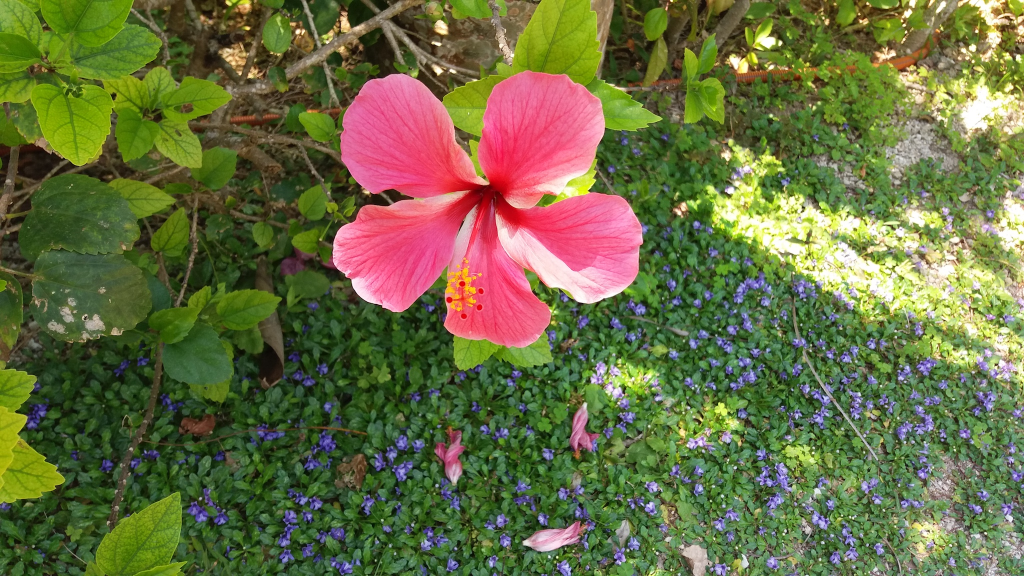
#> input picture 3 OpenCV와 머신러닝 - 이미지, 동영상/flower.jpg, 2048 x 1152 px (shown at 1/2 size)
$ jupyter execute '윤곽 검출 - 엽서의 우편번호 인식하기.ipynb'
#> lines starting #> are read from the running program, lines starting #| are printed output that depends on the picture; after the words box and inside, x2 and y2 are one past the last pixel; in counts of white or black regions, pixels touching at a corner belong together
[cell 1]
import cv2
import matplotlib.pyplot as plt

[cell 2]
# 이미지 읽어들이고 크기 변경
img = cv2.imread("flower.jpg")
#> img is the input picture: shape (1152, 2048, 3); mean B, G, R 66.5, 109.1, 105.6
img = cv2.resize(img, (300, 169))
#> img: shape (169, 300, 3)

[cell 3]
# 색공간 변경하기
gray = cv2.cvtColor(img, cv2.COLOR_BGR2GRAY)
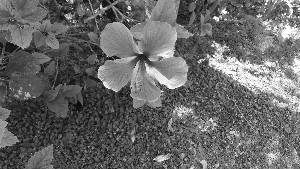
#> gray: shape (169, 300); min 5, max 255, mean 103.1
gray2 = cv2.GaussianBlur(gray, (7,7), 0)
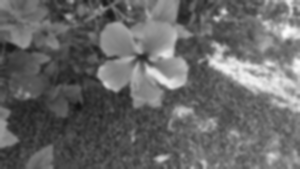
#> gray2: shape (169, 300); min 17, max 252, mean 103.1
im2 = cv2.threshold(gray2, 140, 240, cv2.THRESH_BINARY_INV)[1]
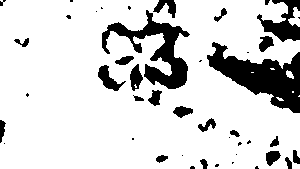
#> im2: shape (169, 300); values 0 (black) and 240 (white), 83.6% white; 44 black regions (22 under 20 px)

[cell 4]
# 화면 왼쪽에 변환한 이미지 출력하기
plt.subplot(1,2,1)
plt.imshow(im2, cmap="gray")

[cell 5]
# 윤곽 검출하기
cnts = cv2.findContours(im2, cv2.RETR_LIST, cv2.CHAIN_APPROX_SIMPLE)[0]
#> cnts = 41 contours, 22 with area under 20; largest, box (x1, y1, x2, y2) and area: (0, 0, 300, 169) 45512, (101, 9, 191, 90) 2473, (97, 64, 127, 92) 338, (129, 63, 144, 92) 250, (258, 35, 275, 53) 180

[cell 6]
# 검출한 윤곽 그리기
for pt in cnts:
    x, y , w, h = cv2.boundingRect(pt)
    # 너무 크거나 작은 부분 제거하기
    if w < 30 or w > 200: continue
    print(x,y,w,h) #결과출력
    cv2.rectangle(img, (x,y), (x+w,y+h), (0, 255, 0), 2)
#> this loop made 41 passes
#> (x, y, w, h) on passes 1, 2, 4, 6, 8, 9, 10, 12, 13, 14, 15, 16: (214, 163, 6, 5), (231, 161, 4, 4), (155, 154, 14, 10), (265, 150, 17, 17), (237, 141, 6, 6), (246, 139, 6, 6), (131, 137, 4, 4), (269, 135, 11, 13), (229, 129, 12, 9), (197, 117, 20, 16), (172, 105, 22, 14), (276, 97, 8, 4)
#> (pt, x, y, w, h) on passes 3, 5, 7, 11, 18, 19: ([[181, 155], [182, 154], [183, 155], [182, 156]], 181, 154, 3, 3), ([[235, 154], [236, 153], [237, 154], [236, 155]], 235, 153, 3, 3), ([[3, 143], [4, 142], [5, 143], [4, 144]], 3, 142, 3, 3), ([[228, 137], [229, 136], [230, 137], [229, 138]], 228, 136, 3, 3), ([[299, 95], [298, 96], [299, 96]], 298, 95, 2, 2), ([[132, 95], [133, 94], [134, 95], [133, 96]], 132, 94, 3, 3)
#| 97 64 30 28
#| 101 9 90 81
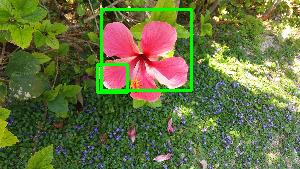
#> img: shape (169, 300, 3); mean B, G, R 64.6, 113.2, 102.4

[cell 7]
# 화면 오른쪽에 결과 출력하기
plt.subplot(1,2,2)
plt.imshow(cv2.cvtColor(img, cv2.COLOR_BGR2RGB))
plt.savefig("find_contours.png", dpi=200)
plt.show()

# 엽서에서 우편번호 검출하기

[cell 8]
import cv2
import matplotlib.pyplot as plt

[cell 9]
# 엽서 이미지에서 우편번호를 추출하는 함수
def detect_zipno(fname):
    #이미지 읽어들이기
#> called with fname = 'hagaki1.png'
    img = cv2.imread(fname)
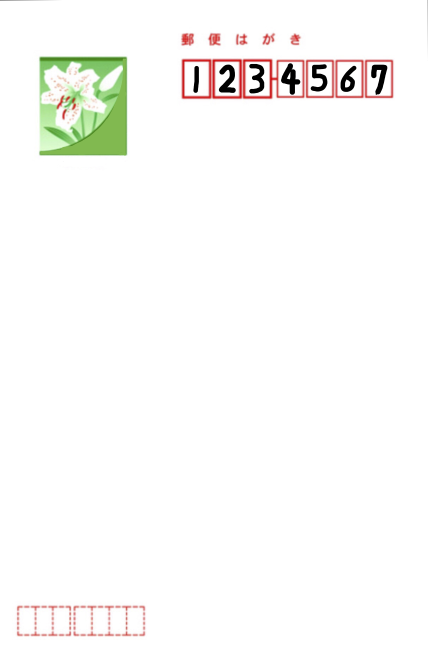
#> input picture 3 OpenCV와 머신러닝 - 이미지, 동영상/hagaki1.png, 856 x 1327 px (shown at 1/2 size)
#> img is the input picture: shape (1327, 856, 3); mean B, G, R 248.2, 250.1, 250.5
    #이미지 크기 구하기
    h, w = img.shape[:2]
#> h = 1327; w = 856
    #이미지의 오른쪽 윗부분만 추출하기
    img = img[0:h//2, w//3:]
#> img: shape (663, 571, 3)


    # 이미지 이진화하기
    gray = cv2.cvtColor(img, cv2.COLOR_BGR2GRAY)
#> gray: shape (663, 571)
    gray2 = cv2.GaussianBlur(gray, (3,3), 0)
#> gray2: shape (663, 571)
    im2 = cv2.threshold(gray2, 140, 255, cv2.THRESH_BINARY_INV)[1]
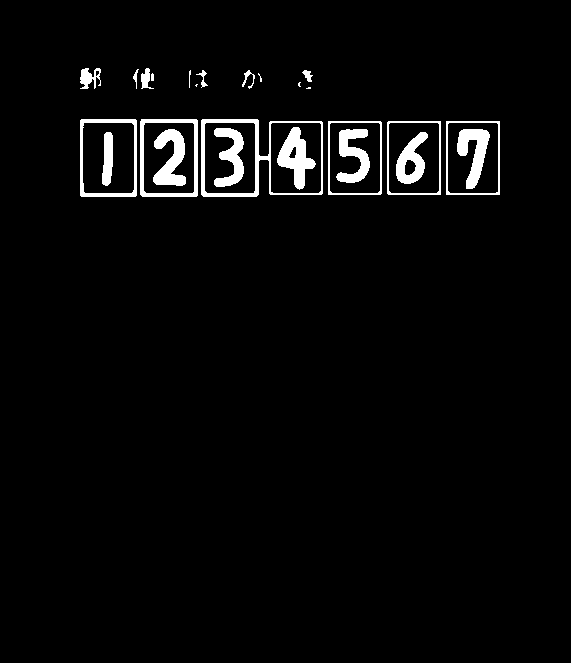
#> im2: shape (663, 571); 3.2% white; 25 white regions (4 under 20 px)

    # 윤곽 검출하기
    cnts = cv2.findContours(im2, cv2.RETR_LIST, cv2.CHAIN_APPROX_SIMPLE)[0]
#> cnts = 35 contours, 7 with area under 20; largest, box (x1, y1, x2, y2) and area: (201, 119, 323, 197) 8293, (140, 119, 198, 197) 4384, (80, 119, 137, 197) 4310, (446, 121, 500, 195) 3869, (387, 121, 441, 195) 3868

    # 추출한 이미지에서 윤곽 추출하기
    result = []
    for pt in cnts:
        x, y , w, h = cv2.boundingRect(pt)
        # 너무 크거나 작은 부분 제거하기
        if w < 50 or w > 70: continue
        result.append([x,y,w,h])
#> this loop made 35 passes
#> (x, y, w, h) on passes 1 to 12: (404, 159, 13, 17), (288, 146, 9, 13), (396, 132, 32, 52), (102, 132, 11, 54), (457, 129, 33, 60), (336, 129, 34, 54), (153, 129, 33, 57), (214, 128, 30, 59), (277, 127, 39, 63), (447, 122, 52, 72), (388, 122, 52, 72), (329, 122, 52, 72)
#> (pt, x, y, w, h) on pass 17: ([[446, 121], [446, 194], [499, 194], [499, 121]], 446, 121, 54, 74)
#> after the loop, result = [[447, 122, 52, 72], [388, 122, 52, 72], [329, 122, 52, 72], [270, 122, 52, 72], [204, 122, 52, 72], [143, 122, 52, 72], [82, 122, 53, 72], [446, 121, 54, 74], [387, 121, 54, 74], [328, 121, 54, 74], [140, 119, 58, 78], [80, 119, 57, 78]]
    # 추출한 윤곽을 위치에 따라 정렬하기
    result = sorted(result, key = lambda x : x[0])
#> result = [[80, 119, 57, 78], [82, 122, 53, 72], [140, 119, 58, 78], [143, 122, 52, 72], [204, 122, 52, 72], [270, 122, 52, 72], [328, 121, 54, 74], [329, 122, 52, 72], [387, 121, 54, 74], [388, 122, 52, 72], [446, 121, 54, 74], [447, 122, 52, 72]]
    #추출한 윤곽이 너무 가까운것들 제거하기
    result2 = []
    lastx = -100
    for x, y, w, h in result:
        if(x - lastx) < 10: continue
        result2.append([x,y,w,h])
        lastx = x
#> this loop made 12 passes
#> (x, y, w, h, lastx) on passes 1, 3, 5, 6, 7, 9, 11: (80, 119, 57, 78, 80), (140, 119, 58, 78, 140), (204, 122, 52, 72, 204), (270, 122, 52, 72, 270), (328, 121, 54, 74, 328), (387, 121, 54, 74, 387), (446, 121, 54, 74, 446)
#> after the loop, result2 = [[80, 119, 57, 78], [140, 119, 58, 78], [204, 122, 52, 72], [270, 122, 52, 72], [328, 121, 54, 74], [387, 121, 54, 74], [446, 121, 54, 74]]
    # 초록색 테두리 출력하기
    for x,y,w,h in result2:
        cv2.rectangle(img, (x,y), (x+w,y+h), (0,255,0), 5)
#> this loop made 7 passes
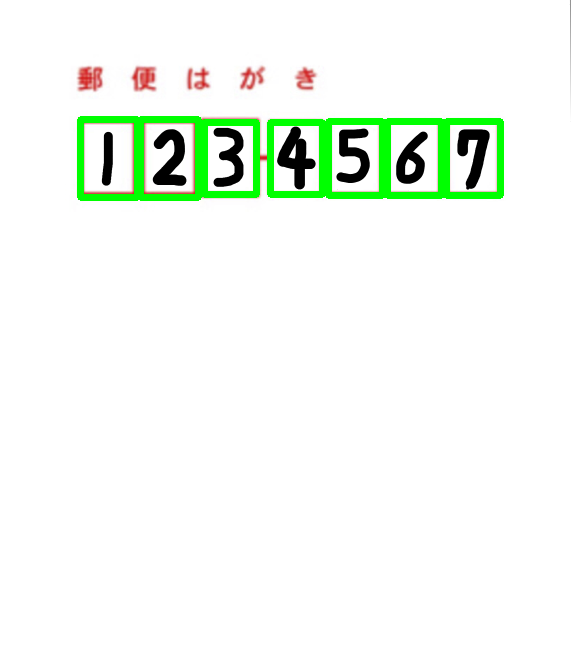
#> img: shape (663, 571, 3); mean B, G, R 241.5, 249.4, 242.4
    return result2, img

[cell 10]
# 이미지를 지정해서 우편번호 추출하기
cnts, img = detect_zipno("hagaki1.png")
#> cnts has the same summary as result2 in detect_zipno

# 결과 출력하기
plt.imshow(cv2.cvtColor(img, cv2.COLOR_BGR2RGB))
plt.savefig("detect-zip.png", dpi=200)
plt.show()

# 숫자 이미지 판정하기

[cell 11]
# 앞에서 생성한 손글씨 숫자 판정모델을 사용
import matplotlib.pyplot as plt
import joblib

[cell 12]
#학습 모델 읽어들이기
clf = joblib.load("digits.pkl")
#> (reads 3 OpenCV와 머신러닝 - 이미지, 동영상/digits.pkl from the repository)

[cell 13]
# 이미지에서 영역 읽기
cnts, img = detect_zipno("hagaki1.png")
#> the loop in detect_zipno (call 2), `for pt in cnts:` made 35 passes
#> the loop in detect_zipno (call 2), `for x, y, w, h in result:` made 12 passes
#> the loop in detect_zipno (call 2), `for x,y,w,h in result2:` made 7 passes

[cell 14]
# 읽어은 데이터 출력
for i, pt in enumerate(cnts):
    x,y,w,h = pt
    # 윤곽선으로 감싼부분 작게 만들기
    x += 8
    y += 8
    w -= 16
    h -= 16
    # 이미지 데이터 출력하기
    im2 = img[y:y+h, x:x+w]

    # 데이터를 학습에 적합하게 변환하기
    im2gray1 = cv2.cvtColor(im2, cv2.COLOR_BGR2GRAY)
    im2gray2 = cv2.resize(im2gray1, (8,8)) # 크기 변경
    im2gray3 = 15 - im2gray2 // 16        # 이진화
    im2gray4 = im2gray3.reshape((-1, 64)) # 차원 변경

    # 데이터 예측하기
    res = clf.predict(im2gray4)

    # 출력하기
    plt.subplot(1,7,i+1)
    plt.imshow(im2, cmap="gray")
    plt.axis("off")
    plt.title(res)
#> this loop made 7 passes
#> (pt, x, y, w, h, res) on passes 1 to 7: ([80, 119, 57, 78], 88, 127, 41, 62, [1]), ([140, 119, 58, 78], 148, 127, 42, 62, [2]), ([204, 122, 52, 72], 212, 130, 36, 56, [3]), ([270, 122, 52, 72], 278, 130, 36, 56, [4]), ([328, 121, 54, 74], 336, 129, 38, 58, [5]), ([387, 121, 54, 74], 395, 129, 38, 58, [4]), ([446, 121, 54, 74], 454, 129, 38, 58, [7])
#> pass 1, `im2 = img[y:y+h, x:x+w]`:
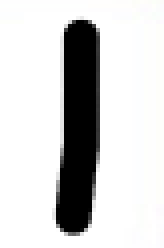
#> im2: shape (62, 41, 3) (shown 4 times larger); mean B, G, R 208, 208.2, 208.1
#> after the loop:
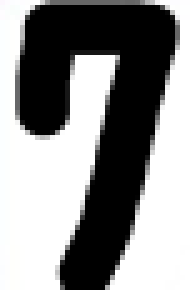
#> im2: shape (58, 38, 3) (shown 5 times larger); mean B, G, R 140.9, 140.9, 140.8

plt.show()
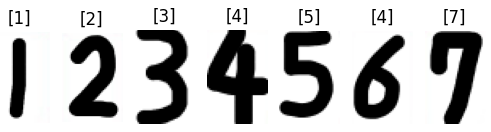
#> figure drawn by matplotlib, 7 panels; B, G, R data is drawn as R, G, B
